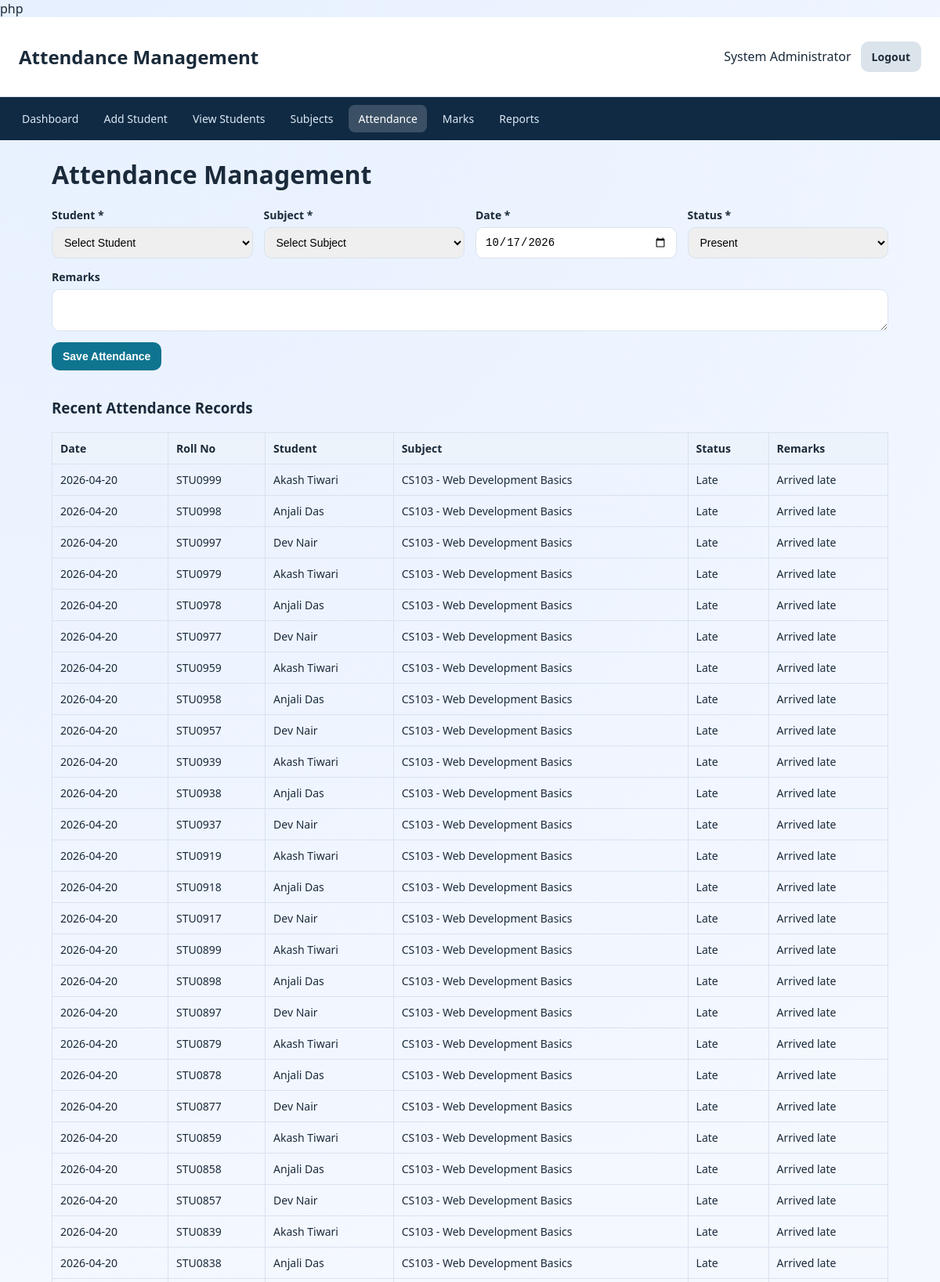
Page /attendance.php (signed in, upper part) on the committed database.
### tables this page shows
CREATE TABLE attendance (
    attendance_id INT AUTO_INCREMENT PRIMARY KEY,
    student_id INT NOT NULL,
    subject_id INT NOT NULL,
    attendance_date DATE NOT NULL,
    status ENUM('Present', 'Absent', 'Late') NOT NULL DEFAULT 'Present',
    remarks VARCHAR(255) DEFAULT NULL,
    created_at TIMESTAMP DEFAULT CURRENT_TIMESTAMP,
    UNIQUE KEY unique_attendance (student_id, subject_id, attendance_date),
    CONSTRAINT fk_attendance_student FOREIGN KEY (student_id)
        REFERENCES students(student_id) ON DELETE CASCADE ON UPDATE CASCADE,
    CONSTRAINT fk_attendance_subject FOREIGN KEY (subject_id)
        REFERENCES subjects(subject_id) ON DELETE CASCADE ON UPDATE CASCADE
);

CREATE TABLE students (
    student_id INT AUTO_INCREMENT PRIMARY KEY,
    roll_no VARCHAR(20) NOT NULL UNIQUE,
    first_name VARCHAR(50) NOT NULL,
    last_name VARCHAR(50) NOT NULL,
    gender ENUM('Male', 'Female', 'Other') NOT NULL,
    dob DATE,
    email VARCHAR(100),
    phone VARCHAR(15),
    course VARCHAR(100) NOT NULL,
    year_sem VARCHAR(30) NOT NULL,
    address TEXT,
    created_at TIMESTAMP DEFAULT CURRENT_TIMESTAMP
);

CREATE TABLE subjects (
    subject_id INT AUTO_INCREMENT PRIMARY KEY,
    subject_code VARCHAR(20) NOT NULL UNIQUE,
    subject_name VARCHAR(100) NOT NULL,
    course VARCHAR(100) NOT NULL,
    semester VARCHAR(30) NOT NULL,
    max_marks INT NOT NULL DEFAULT 100,
    created_at TIMESTAMP DEFAULT CURRENT_TIMESTAMP
);

### db_connect.php (called while the page is built, shortened)
<?php
function h($value)
{
    return htmlspecialchars((string) $value, ENT_QUOTES, 'UTF-8');
}

### attendance.php (the view, shortened to what this page needs)
<?php
require_once 'db_connect.php';
$attendanceList = $conn->query(
    'SELECT a.attendance_id, a.attendance_date, a.status, a.remarks,
            s.roll_no, s.first_name, s.last_name,
            sub.subject_code, sub.subject_name
     FROM attendance a
     INNER JOIN students s ON a.student_id = s.student_id
     INNER JOIN subjects sub ON a.subject_id = sub.subject_id
     ORDER BY a.attendance_date DESC, a.attendance_id DESC
     LIMIT 100'
);
?>
<!DOCTYPE html>
<html lang="en">
<head>
    <link rel="stylesheet" href="style.css">
</head>
<body>
    <header class="topbar">
        <h2>Attendance Management</h2>
        <div class="topbar-right">
            <span><?php echo h($_SESSION['admin_name'] ?? 'Admin'); ?></span>
            <a href="logout.php" class="btn btn-secondary">Logout</a>
        </div>
    </header>
    <nav class="navbar">
        <a href="dashboard.php">Dashboard</a>
        <a href="add_student.php">Add Student</a>
        <a href="view_students.php">View Students</a>
        <a href="subjects.php">Subjects</a>
        <a href="attendance.php" class="active">Attendance</a>
        <a href="add_marks.php">Marks</a>
        <a href="report.php">Reports</a>
    </nav>
    <main class="container">
        <h1>Attendance Management</h1>
        <form method="post" class="card form-grid needs-validation" novalidate>
            <div>
                <label for="student_id">Student *</label>
                <select id="student_id" name="student_id" required>
                    <option value="">Select Student</option>
                </select>
            </div>
            <div>
                <label for="subject_id">Subject *</label>
                <select id="subject_id" name="subject_id" required>
                    <option value="">Select Subject</option>
                </select>
            </div>
            <div>
                <label for="attendance_date">Date *</label>
                <input type="date" id="attendance_date" name="attendance_date" value="<?php echo h($_POST['attendance_date'] ?? date('Y-m-d')); ?>" required>
            </div>
            <div>
                <label for="status">Status *</label>
                <select id="status" name="status" required>
                    <option value="Present" <?php echo (($_POST['status'] ?? 'Present') === 'Present') ? 'selected' : ''; ?>>Present</option>
                </select>
            </div>
            <div class="full-width">
                <label for="remarks">Remarks</label>
                <textarea id="remarks" name="remarks" rows="2"><?php echo h($_POST['remarks'] ?? ''); ?></textarea>
            </div>
            <div class="full-width">
                <button type="submit" class="btn btn-primary">Save Attendance</button>
            </div>
        </form>
        <div class="card table-wrapper">
            <h3>Recent Attendance Records</h3>
            <table>
                <thead>
                    <tr>
                        <th>Date</th>
                        <th>Roll No</th>
                        <th>Student</th>
                        <th>Subject</th>
                        <th>Status</th>
                        <th>Remarks</th>
                    </tr>
                </thead>
                <tbody>
                    <?php if ($attendanceList && $attendanceList->num_rows > 0): ?>
                        <?php while ($row = $attendanceList->fetch_assoc()): ?>
                            <tr>
                                <td><?php echo h($row['attendance_date']); ?></td>
                                <td><?php echo h($row['roll_no']); ?></td>
                                <td><?php echo h($row['first_name'] . ' ' . $row['last_name']); ?></td>
                                <td><?php echo h($row['subject_code'] . ' - ' . $row['subject_name']); ?></td>
                                <td><?php echo h($row['status']); ?></td>
                                <td><?php echo h($row['remarks']); ?></td>
                            </tr>
                        <?php endwhile; ?>
                    <?php else: ?>
                        <tr>
                            <td colspan="6">No attendance records found.</td>
                        </tr>
                    <?php endif; ?>
                </tbody>
            </table>
        </div>
    </main>
</body>
</html>

### style.css (style rules this page uses)
:root { --bg: #f3f7fd; --surface: #ffffff; --text: #1a2a3a; --muted: #5b6b7b; --primary: #0e7490; --primary-dark: #0a596f; --secondary: #334155; --danger: #b91c1c; --border: #d8e3ef; --success: #166534; --shadow: 0 8px 30px rgba(15, 23, 42, 0.08); }
* { box-sizing: border-box; }
body { margin: 0; font-family: "Segoe UI", Tahoma, Geneva, Verdana, sans-serif; color: var(--text); background: radial-gradient(circle at 10% 0%, #e7f0ff 0%, #f4f8ff 35%, #f3f7fd 100%); }
label { display: block; margin-bottom: 6px; font-size: 14px; font-weight: 600; }
input, select, textarea { width: 100%; padding: 10px 11px; border: 1px solid var(--border); border-radius: 10px; font-size: 14px; }
table { width: 100%; border-collapse: collapse; font-size: 14px; }
table th, table td { border: 1px solid var(--border); padding: 10px; text-align: left; }
table th { background: #edf3fb; }
.topbar { background: var(--surface); padding: 14px 24px; display: flex; justify-content: space-between; align-items: center; border-bottom: 1px solid var(--border); position: sticky; top: 0; z-index: 20; }
.topbar-right { display: flex; align-items: center; gap: 12px; }
.navbar { background: #102a43; padding: 10px 16px; display: flex; gap: 8px; flex-wrap: wrap; }
.navbar a { color: #dbe8f5; text-decoration: none; padding: 8px 12px; border-radius: 8px; font-size: 14px; }
.navbar a:hover, .navbar a.active { background: rgba(255, 255, 255, 0.18); color: #fff; }
.container { max-width: 1100px; margin: 22px auto; padding: 0 16px 24px; }
.form-grid { display: grid; grid-template-columns: repeat(auto-fit, minmax(220px, 1fr)); gap: 14px; }
.full-width { grid-column: 1 / -1; }
.btn { border: 0; border-radius: 10px; padding: 10px 14px; text-decoration: none; cursor: pointer; font-weight: 700; display: inline-block; font-size: 14px; }
.btn-primary { background: var(--primary); color: #fff; }
.btn-secondary { background: #dbe3eb; color: #1f2d3a; }
.table-wrapper { overflow-x: auto; }

### rows in the picture
attendance: attendance_date "2026-04-20", student.roll_no "STU0999", student.last_name "Akash Tiwari", subject.subject_name "CS103 - Web Development Basics", status "Late", remarks "Arrived late"
attendance: attendance_date "2026-04-20", student.roll_no "STU0998", student.last_name "Anjali Das", subject.subject_name "CS103 - Web Development Basics", status "Late", remarks "Arrived late"
attendance: attendance_date "2026-04-20", student.roll_no "STU0997", student.last_name "Dev Nair", subject.subject_name "CS103 - Web Development Basics", status "Late", remarks "Arrived late"
attendance: attendance_date "2026-04-20", student.roll_no "STU0979", student.last_name "Akash Tiwari", subject.subject_name "CS103 - Web Development Basics", status "Late", remarks "Arrived late"
attendance: attendance_date "2026-04-20", student.roll_no "STU0978", student.last_name "Anjali Das", subject.subject_name "CS103 - Web Development Basics", status "Late", remarks "Arrived late"
attendance: attendance_date "2026-04-20", student.roll_no "STU0977", student.last_name "Dev Nair", subject.subject_name "CS103 - Web Development Basics", status "Late", remarks "Arrived late"
attendance: attendance_date "2026-04-20", student.roll_no "STU0959", student.last_name "Akash Tiwari", subject.subject_name "CS103 - Web Development Basics", status "Late", remarks "Arrived late"
attendance: attendance_date "2026-04-20", student.roll_no "STU0958", student.last_name "Anjali Das", subject.subject_name "CS103 - Web Development Basics", status "Late", remarks "Arrived late"
attendance: attendance_date "2026-04-20", student.roll_no "STU0957", student.last_name "Dev Nair", subject.subject_name "CS103 - Web Development Basics", status "Late", remarks "Arrived late"
attendance: attendance_date "2026-04-20", student.roll_no "STU0939", student.last_name "Akash Tiwari", subject.subject_name "CS103 - Web Development Basics", status "Late", remarks "Arrived late"
attendance: attendance_date "2026-04-20", student.roll_no "STU0938", student.last_name "Anjali Das", subject.subject_name "CS103 - Web Development Basics", status "Late", remarks "Arrived late"
attendance: attendance_date "2026-04-20", student.roll_no "STU0937", student.last_name "Dev Nair", subject.subject_name "CS103 - Web Development Basics", status "Late", remarks "Arrived late"
attendance: attendance_date "2026-04-20", student.roll_no "STU0919", student.last_name "Akash Tiwari", subject.subject_name "CS103 - Web Development Basics", status "Late", remarks "Arrived late"
attendance: attendance_date "2026-04-20", student.roll_no "STU0918", student.last_name "Anjali Das", subject.subject_name "CS103 - Web Development Basics", status "Late", remarks "Arrived late"
attendance: attendance_date "2026-04-20", student.roll_no "STU0917", student.last_name "Dev Nair", subject.subject_name "CS103 - Web Development Basics", status "Late", remarks "Arrived late"
attendance: attendance_date "2026-04-20", student.roll_no "STU0899", student.last_name "Akash Tiwari", subject.subject_name "CS103 - Web Development Basics", status "Late", remarks "Arrived late"
attendance: attendance_date "2026-04-20", student.roll_no "STU0898", student.last_name "Anjali Das", subject.subject_name "CS103 - Web Development Basics", status "Late", remarks "Arrived late"
attendance: attendance_date "2026-04-20", student.roll_no "STU0897", student.last_name "Dev Nair", subject.subject_name "CS103 - Web Development Basics", status "Late", remarks "Arrived late"
attendance: attendance_date "2026-04-20", student.roll_no "STU0879", student.last_name "Akash Tiwari", subject.subject_name "CS103 - Web Development Basics", status "Late", remarks "Arrived late"
attendance: attendance_date "2026-04-20", student.roll_no "STU0878", student.last_name "Anjali Das", subject.subject_name "CS103 - Web Development Basics", status "Late", remarks "Arrived late"
attendance: attendance_date "2026-04-20", student.roll_no "STU0877", student.last_name "Dev Nair", subject.subject_name "CS103 - Web Development Basics", status "Late", remarks "Arrived late"
attendance: attendance_date "2026-04-20", student.roll_no "STU0859", student.last_name "Akash Tiwari", subject.subject_name "CS103 - Web Development Basics", status "Late", remarks "Arrived late"
attendance: attendance_date "2026-04-20", student.roll_no "STU0858", student.last_name "Anjali Das", subject.subject_name "CS103 - Web Development Basics", status "Late", remarks "Arrived late"
attendance: attendance_date "2026-04-20", student.roll_no "STU0857", student.last_name "Dev Nair", subject.subject_name "CS103 - Web Development Basics", status "Late", remarks "Arrived late"
attendance: attendance_date "2026-04-20", student.roll_no "STU0839", student.last_name "Akash Tiwari", subject.subject_name "CS103 - Web Development Basics", status "Late", remarks "Arrived late"
attendance: attendance_date "2026-04-20", student.roll_no "STU0838", student.last_name "Anjali Das", subject.subject_name "CS103 - Web Development Basics", status "Late", remarks "Arrived late"

### other values in the picture
$_SESSION['admin_name'] "System Administrator"
